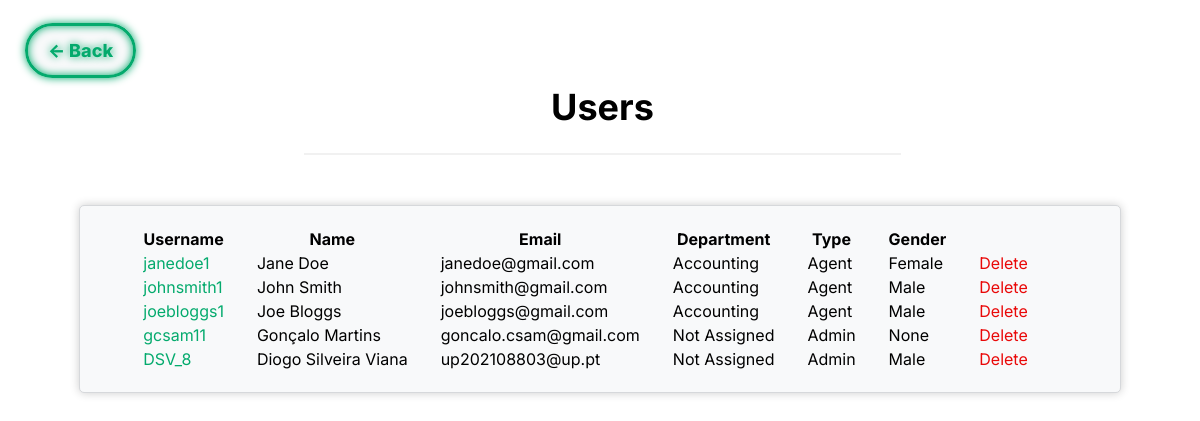
/pages/userlist.php (signed in), run on an earlier commit of the app's database.
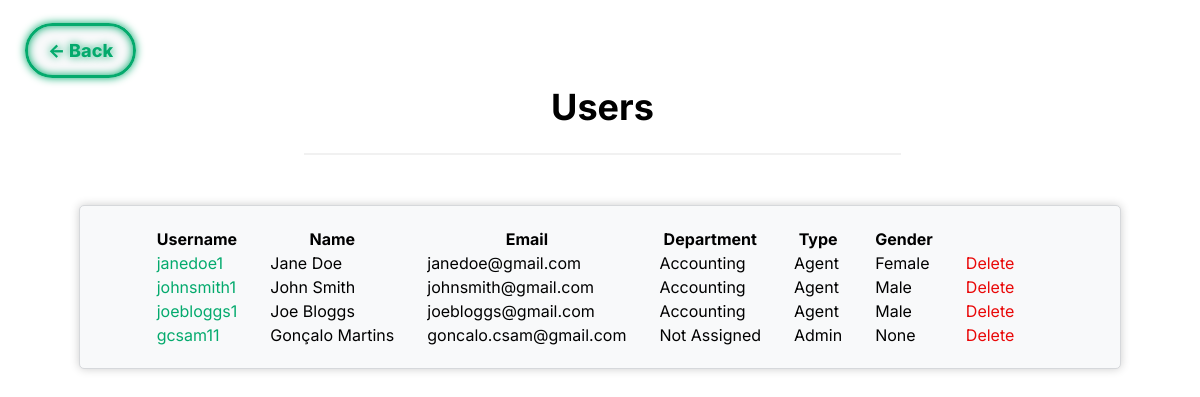
And on a later commit of the database.
### tables this page shows
CREATE TABLE USER (
    user_id INTEGER PRIMARY KEY AUTOINCREMENT,
    department_id INT,
    name VARCHAR(255) NOT NULL,
    username VARCHAR(8) NOT NULL UNIQUE,
    email VARCHAR(255) NOT NULL UNIQUE,
    password VARCHAR(255) NOT NULL,
    type VARCHAR(10) NOT NULL DEFAULT 'Client' CHECK (type = 'Agent' OR type = 'Admin' OR type = 'Client'),
    gender VARCHAR(10) DEFAULT 'None' CHECK(gender = 'Male' or gender = 'Female' or gender = 'Other' or gender = 'None'),
    FOREIGN KEY(department_id) REFERENCES DEPARTMENT(department_id) ON DELETE CASCADE ON UPDATE CASCADE
);

CREATE TABLE DEPARTMENT (
    department_id INTEGER PRIMARY KEY AUTOINCREMENT,
    name VARCHAR(255) NOT NULL
);

### database/getUserDepartment.php (called while the page is built)
<?php
    if(!empty($row['department_id'])){
        $stmt2 = $db -> prepare('SELECT name FROM Department WHERE department_id = :department_id');
        $stmt2 -> bindParam(':department_id', $row['department_id']);
        $stmt2 -> execute();
        $row2 = $stmt2 -> fetch();
        $department = $row2['name'];
    }
    else{
        $department = 'Not Assigned';
    }
?>

### pages/userlist.php (the view, shortened to what this page needs)
<?php
    include '../database/checkSession.php';
?>
<!DOCTYPE html>
<html>
<head>
	<link rel="stylesheet" href="../css/userlist.css">
</head>
    <body>
        <div class="header_div">
            <a class="backbtn" href="../pages/system.php"> <- Back</a>
            <header>
                <h1>Users</h1>
                <hr>
            </header>
        </div>
        <div class="box">
            <table>
                <tr>
                    <th>Username</th>
                    <th>Name</th>
                    <th>Email</th>
                    <th>Department</th>
                    <th>Type</th>
                    <th>Gender</th>
                </tr>
                <?php
                    $stmt = $db->prepare('SELECT * FROM USER');
                    $stmt->execute();
                    while($row = $stmt->fetch()){
                        include '../database/getUserDepartment.php';
                        echo '<tr>
                        <td "><a id="username" href="../pages/profile_viewer.php?id='.$row['user_id'].'">'.$row['username'].'</a></td>
                        <td>'.$row['name'].'</td>
                        <td>'.$row['email'].'</td>
                        <td>'.$department.'</td>
                        <td>'.$row['type'].'</td>
                        <td>'.$row['gender'].'</td>
                        <td><a id="delete" href="../database/deleteUser.php?id='.$row['user_id'].'">Delete</a></td>
                        </tr>';
                    }
                ?>
            </table>
        </div>
    </body>
</html>

What changed in the data, as far as the page shows it:
removed user: username "DSV_8", name "Diogo Silveira Viana", email "up202108803@up.pt", department "Not Assigned", type "Admin", gender "Male"
